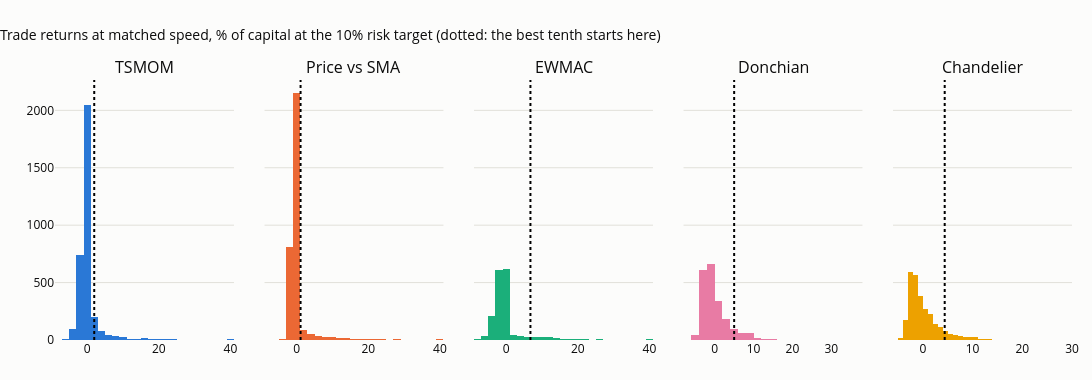

The cell this chart's notebook holds for it:
### Code cell
fig = make_subplots(rows=1, cols=5, subplot_titles=list(TR), shared_yaxes=True, horizontal_spacing=0.03)
for j, (f, x) in enumerate(TR.items()):
    rr = 100 * x.ret.clip(-0.15, 0.4)
    cut = 100 * x.ret.sort_values(ascending=False).iloc[len(x) // 10]
    fig.add_histogram(x=rr, nbinsx=40, marker_color=FAM_COL[f], showlegend=False, row=1, col=j + 1)
    fig.add_vline(x=cut, line=dict(color="black", dash="dot"), row=1, col=j + 1)
fig.update_layout(title="Trade returns at matched speed, % of capital at the 10% risk target (dotted: the best tenth starts here)",
                  height=380, width=1150, margin=dict(t=80))
save_figure(fig, "07_05_trade_returns", FIG)
fig

### Figure 1 — Plotly figure (JSON) as saved in the notebook; plotly's stock layout.template omitted (floating-point values rounded to 4 significant figures; data arrays with more than 128 entries replaced by an {"elided": "..."} marker saying what was removed)
{"data": [{"marker": {"color": "#2a78d6"}, "nbinsx": 40, "showlegend": false, "type": "histogram", "x": {"elided": "3371 float values"}, "xaxis": "x", "yaxis": "y"}, {"marker": {"color": "#eb6834"}, "nbinsx": 40, "showlegend": false, "type": "histogram", "x": {"elided": "3301 float values"}, "xaxis": "x2", "yaxis": "y2"}, {"marker": {"color": "#1baf7a"}, "nbinsx": 40, "showlegend": false, "type": "histogram", "x": {"elided": "1758 float values"}, "xaxis": "x3", "yaxis": "y3"}, {"marker": {"color": "#e87ba4"}, "nbinsx": 40, "showlegend": false, "type": "histogram", "x": {"elided": "2107 float values"}, "xaxis": "x4", "yaxis": "y4"}, {"marker": {"color": "#eda100"}, "nbinsx": 40, "showlegend": false, "type": "histogram", "x": {"elided": "2804 float values"}, "xaxis": "x5", "yaxis": "y5"}], "layout": {"annotations": [{"font": {"size": 16}, "showarrow": false, "text": "TSMOM", "x": 0.088, "xanchor": "center", "xref": "paper", "y": 1.0, "yanchor": "bottom", "yref": "paper"}, {"font": {"size": 16}, "showarrow": false, "text": "Price vs SMA", "x": 0.294, "xanchor": "center", "xref": "paper", "y": 1.0, "yanchor": "bottom", "yref": "paper"}, {"font": {"size": 16}, "showarrow": false, "text": "EWMAC", "x": 0.5, "xanchor": "center", "xref": "paper", "y": 1.0, "yanchor": "bottom", "yref": "paper"}, {"font": {"size": 16}, "showarrow": false, "text": "Donchian", "x": 0.706, "xanchor": "center", "xref": "paper", "y": 1.0, "yanchor": "bottom", "yref": "paper"}, {"font": {"size": 16}, "showarrow": false, "text": "Chandelier", "x": 0.912, "xanchor": "center", "xref": "paper", "y": 1.0, "yanchor": "bottom", "yref": "paper"}], "height": 380, "margin": {"t": 80}, "shapes": [{"line": {"color": "black", "dash": "dot"}, "type": "line", "x0": 1.959, "x1": 1.959, "xref": "x", "y0": 0, "y1": 1, "yref": "y domain"}, {"line": {"color": "black", "dash": "dot"}, "type": "line", "x0": 1.077, "x1": 1.077, "xref": "x2", "y0": 0, "y1": 1, "yref": "y2 domain"}, {"line": {"color": "black", "dash": "dot"}, "type": "line", "x0": 6.763, "x1": 6.763, "xref": "x3", "y0": 0, "y1": 1, "yref": "y3 domain"}, {"line": {"color": "black", "dash": "dot"}, "type": "line", "x0": 5.016, "x1": 5.016, "xref": "x4", "y0": 0, "y1": 1, "yref": "y4 domain"}, {"line": {"color": "black", "dash": "dot"}, "type": "line", "x0": 4.397, "x1": 4.397, "xref": "x5", "y0": 0, "y1": 1, "yref": "y5 domain"}], "title": {"text": "Trade returns at matched speed, % of capital at the 10% risk target (dotted: the best tenth starts here)"}, "width": 1150, "xaxis": {"anchor": "y", "domain": [0.0, 0.176]}, "xaxis2": {"anchor": "y2", "domain": [0.206, 0.382]}, "xaxis3": {"anchor": "y3", "domain": [0.412, 0.588]}, "xaxis4": {"anchor": "y4", "domain": [0.618, 0.794]}, "xaxis5": {"anchor": "y5", "domain": [0.824, 1.0]}, "yaxis": {"anchor": "x", "domain": [0.0, 1.0]}, "yaxis2": {"anchor": "x2", "domain": [0.0, 1.0], "matches": "y", "showticklabels": false}, "yaxis3": {"anchor": "x3", "domain": [0.0, 1.0], "matches": "y", "showticklabels": false}, "yaxis4": {"anchor": "x4", "domain": [0.0, 1.0], "matches": "y", "showticklabels": false}, "yaxis5": {"anchor": "x5", "domain": [0.0, 1.0], "matches": "y", "showticklabels": false}}}
